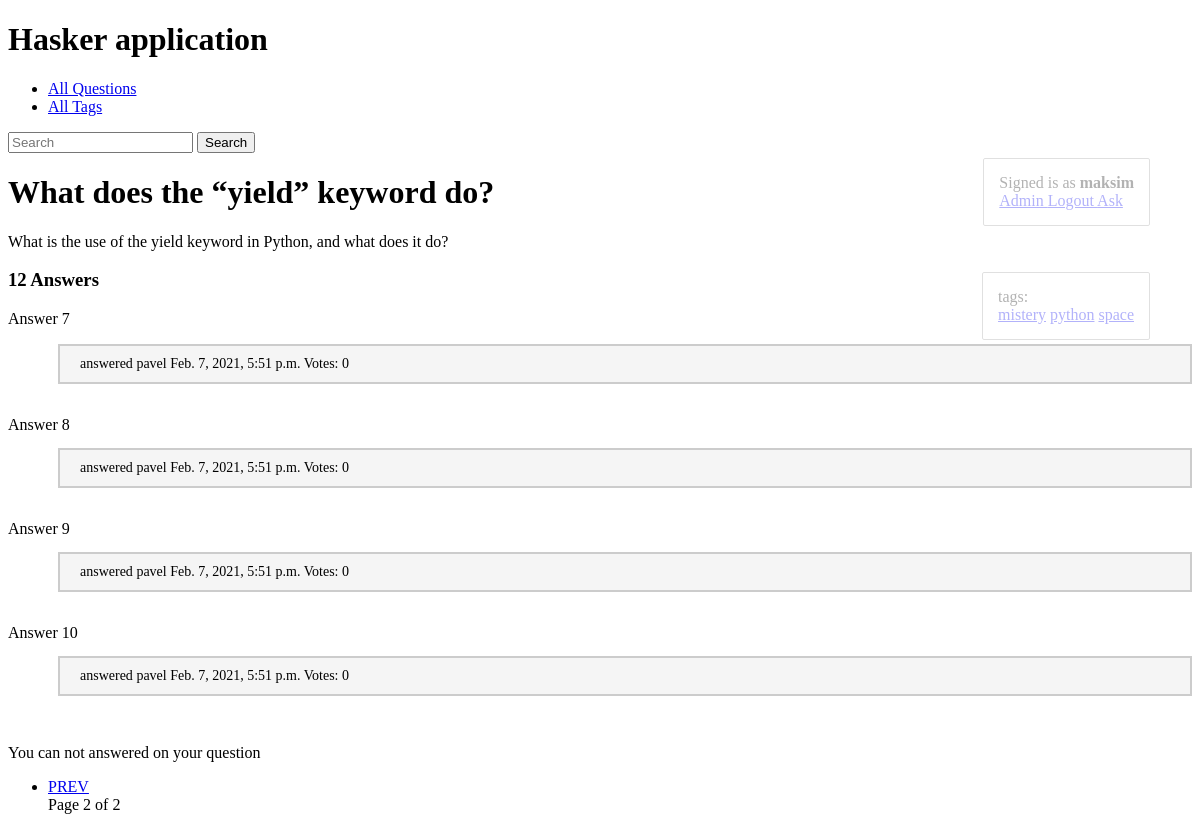
Before: /what-does-the-yield-keyword-do-1612371719/?page=2 (signed in) with the older database file.
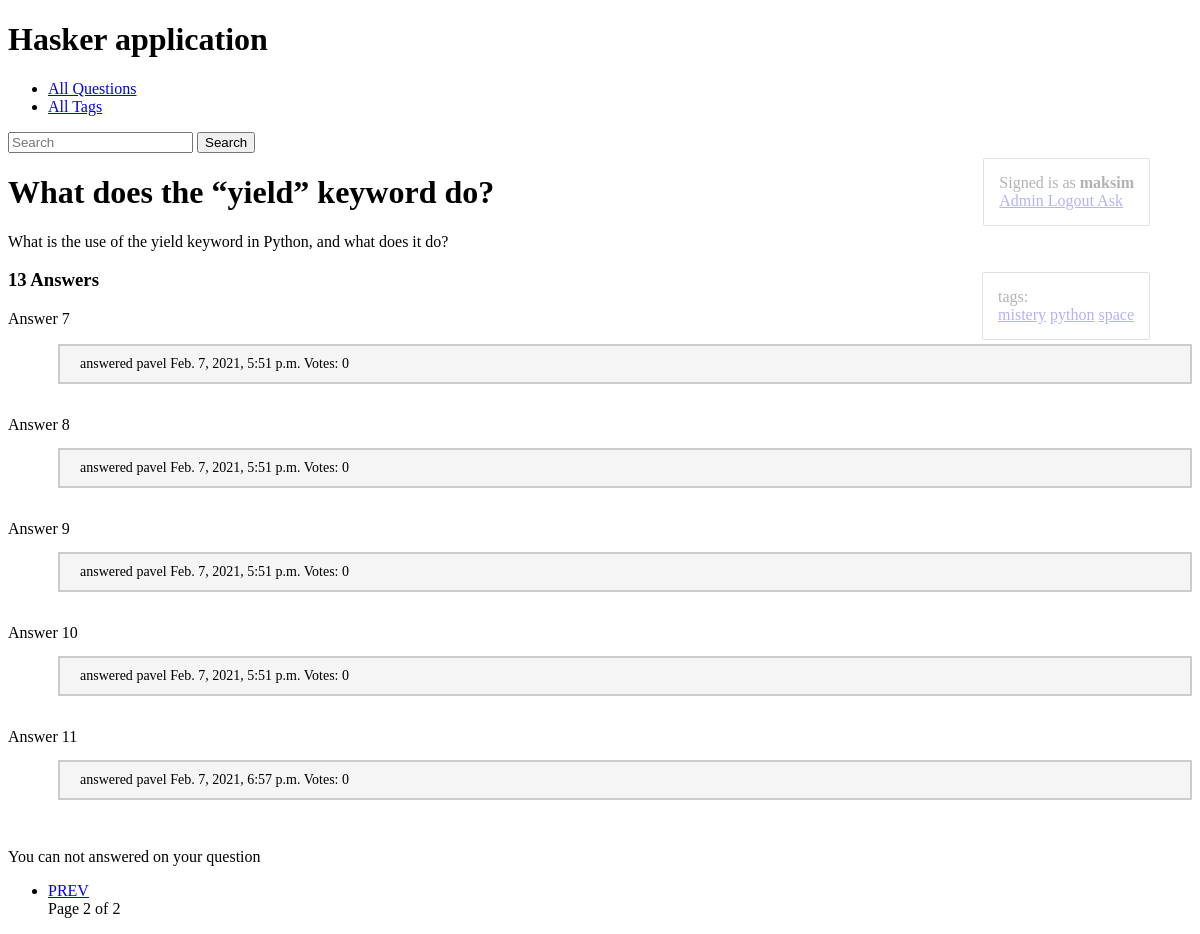
After: the same page with the newer database file.
### hasker/models.py (models this page shows, shortened)
class Tag(models.Model):
    title = models.CharField(max_length=50)
    slug = models.SlugField(max_length=50, unique=True)
    def get_absolute_url(self):
        return reverse('tag_detail_url', kwargs={'slug': self.slug})
    class Meta:
        ordering = ['title']

class Question(models.Model):
    author = models.ForeignKey(User, on_delete=models.CASCADE)
    title = models.CharField(max_length=150, db_index=True)
    slug = models.SlugField(max_length=150, blank=True, unique=True)
    content = models.TextField(blank=False, db_index=True)
    tags = models.ManyToManyField('Tag', blank=True, related_name='questions')
    date_create = models.DateTimeField(auto_now_add=True)
    def answer_count(self):
        return self.answer_set.values().__len__()
    class Meta:
        ordering = ['-date_create']

class Answer(models.Model):
    user = models.ForeignKey(User, on_delete=models.CASCADE)
    question = models.ForeignKey(Question, on_delete=models.CASCADE)
    content = models.TextField(blank=False, db_index=True)
    date_create = models.DateTimeField(auto_now_add=True)
    is_correct = models.BooleanField(default=False)
    def vote_count(self):
        return self.vote_set.values().__len__()

### hasker/views.py (the view, shortened to what this page needs)
# urls.py: path('<str:slug>/', question_detail, name='question_detail_url'),
@login_required
def question_detail(request, slug):
    user = request.user
    question = get_object_or_404(Question, slug=slug)
    if request.method == 'POST' and user.is_authenticated:
        form = AnswerForm(request.POST)
        if form.is_valid():
            text = form.cleaned_data['text']
            Answer.objects.create(question=question, content=text, user=user)
            return HttpResponseRedirect(question.get_absolute_url())
    else:
        answers = question.answer_set.all()
        context = fbv_paginator(request, answers, 8, 'page')
        if question.author == user:
            context.update({'question': question,})
            return render(request, 'hasker/question_detail.html', context=context)

### hasker/utils.py (called while the page is built)
def fbv_paginator(request: WSGIRequest, queryset: QuerySet, paginate_by: int, page_string: str) -> dict:
    paginator = Paginator(queryset, paginate_by)
    page_number = request.GET.get(page_string, 1)
    page_obj = paginator.get_page(page_number)
    is_paginated = page_obj.has_other_pages()
    context = {
        'page_obj': page_obj,
        'is_paginated': is_paginated,
        'page_obj.paginator': paginator,
    }
    return context

### hasker/templates/hasker/question_detail.html (shortened to what this page needs)
{% extends 'hasker/base_hasker.html' %}
{% block content %}
    <h1>
        {{ question.title }}
    </h1>
    <p>
        {{ question.content }}
    </p>
    <div class="admin-panel">
        <div> tags: </div>
       {% for tag in question.tags.all %}
        <a href="{{ tag.get_absolute_url }}">{{ tag.title }}</a>
       {% endfor %}
    </div>
    <h3>
        {% if question.answer_count > 1 %} {{ question.answer_count }} Answers {% endif %}
    </h3>
    <p>
         {% for answer in page_obj.object_list %}
            {{ answer.content }} {% if choised_answer_id == answer.id %} You vote for this answer {% endif %}
            <br>
            <p class="answered"> answered {{ answer.user  }} {{ answer.date_create }} Votes: {{ answer.vote_count }} </p>
            <br>
       {% endfor %}
    </p>
{% if user.is_authenticated %}
    {% if question.author == request.user %}
        <div> You can not answered on your question </div>
    {% endif %}
{% endif %}
{% endblock %}

Changed rows visible on the page:
computed for Question "What does the “yield” keyword do?": answer_count "12" → "13"
added Answer: content "Answer 11", user "pavel", date_create "Feb. 7, 2021, 6:57 p.m.", vote_count "0"
